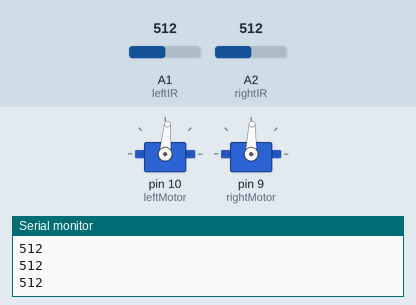
Recording of a sketch running on a simulated Arduino Uno, built with avr-gcc and run on an emulated ATmega328P. Parts: 2 × servo, the last lines printed to the serial monitor. Inputs (shaded band) come from the test bench; at power-on: A2 (rightIR) = 512, A1 (leftIR) = 512.

Above: at 1.2 s.
1.3 s: A2 (rightIR) set to 892
4.3 s: A2 (rightIR) set to 914
At 4.52 s:
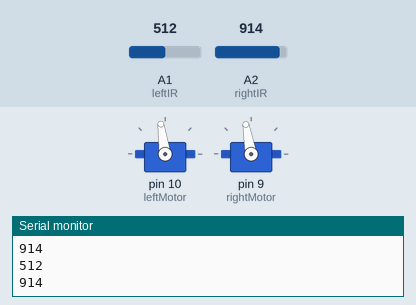
7.3 s: A1 (leftIR) set to 885
10.3 s: A1 (leftIR) set to 906
At 11.2 s:
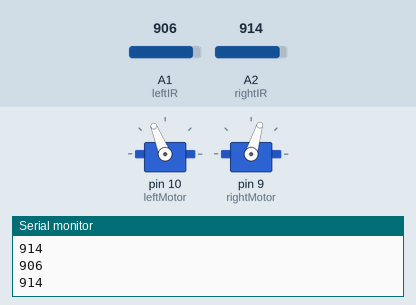
11.8 s: A1 (leftIR) set to 890
At 12.28 s:
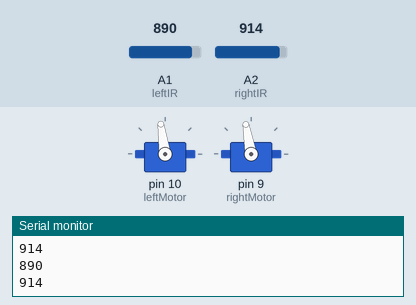
14.8 s: A1 (leftIR) set to 900
At 15.8 s:
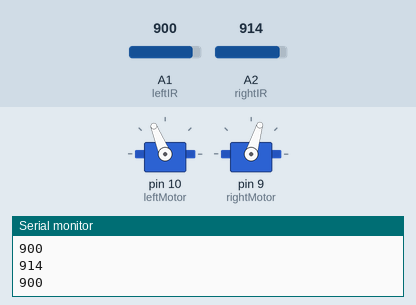
Timing chart, 0 to 17.3 s (numbered marks = the images above; inputs shaded):
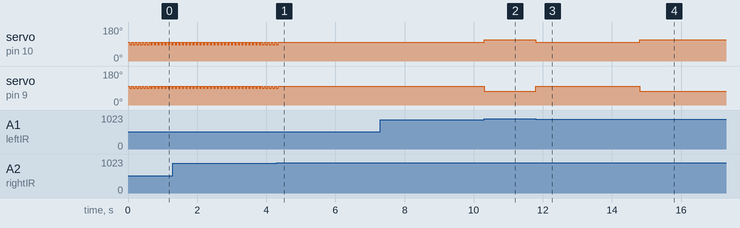

Measured:
- the behaviour switches between 899 and 900 on A2 (rightIR) (found by bisection; images 0 and 1)
- the behaviour switches between 899 and 900 on A1 (leftIR) (found by bisection; images 1 and 2)
- after the input at 4.3 s, servo on pin 10 (leftMotor): goes on until 4.3 s, then stays 98°; servo on pin 9 (rightMotor): goes on until 4.3 s, then stays 100°
- after the input at 10.3 s, servo on pin 10 (leftMotor): 98° → 112° at once; servo on pin 9 (rightMotor): 100° → 73° at once
- after the input at 11.8 s, servo on pin 10 (leftMotor): 112° → 98° at once; servo on pin 9 (rightMotor): 73° → 100° at once
- after the input at 14.8 s, servo on pin 10 (leftMotor): 98° → 112° at once; servo on pin 9 (rightMotor): 100° → 73° at once
- by itself, servo on pin 10 (leftMotor): alternates 98° for 0.05 s and 85° for 0.05 s
- by itself, servo on pin 9 (rightMotor): alternates 100° for 0.05 s and 88° for 0.05 s

The sketch:

BetweenLinesMod.ino
```cpp
//Outputs
//Left Motor pin 10-13
//Right Motor pin 9-12

//Inputs
//Gyroscope A0
//Hall Effect Sensor A1
//Left Outer IR Sensor A5
//Left Inner IR/Center Sensor A4
//Right Inner IR Sensor A3
//Right Outer IR Sensor A2

//Set up 2 servo motors
//Controlled by PWM

#include <Servo.h> // Include servo library

//Declare Servos
Servo servoLeft;
Servo servoRight;

//Constants for threshold and pin numbers
int threshold = 900; //Calibrated threshold value for above/below viewing black
int leftIR = 1;
int rightIR = 2;
int leftMotor = 10;
int rightMotor = 9;

void setup() // Built in initialization block
{
servoLeft.attach(leftMotor); // Attach left signal to pin 13
servoRight.attach(rightMotor); // Attach right signal to pin 12
servoLeft.writeMicroseconds(1700); // Start the robot with a command to go forward
servoRight.writeMicroseconds(1300);
Serial.begin(9600);
}


void loop() // Main loop auto-repeats
{
  Serial.println(analogRead(leftIR));  //For debugging and calibration
  Serial.println(analogRead(rightIR)); //For debugging and calibration
  if (analogRead(leftIR)<threshold){ //When the left IR is triggered/hits black
   servoRight.writeMicroseconds(1575); // Wheel spins backward
   servoLeft.writeMicroseconds(1550); //Wheel spins forward
   delay(50); // Short delay to allow for the correction to take place
 }
 else {servoLeft.writeMicroseconds(1700);} // Normal forward command

//if left IR sees black, turn off left LED
 if (analogRead(rightIR)<threshold){ //When the right IR is triggered/hits black

   servoRight.writeMicroseconds(1450); //Wheel spins forward
   servoLeft.writeMicroseconds(1425);  //Wheel spins backward
   delay(50); // Short delay to allow for the correction to take place
 }
 else{servoRight.writeMicroseconds(1300);} //Normal forward command
}
```
